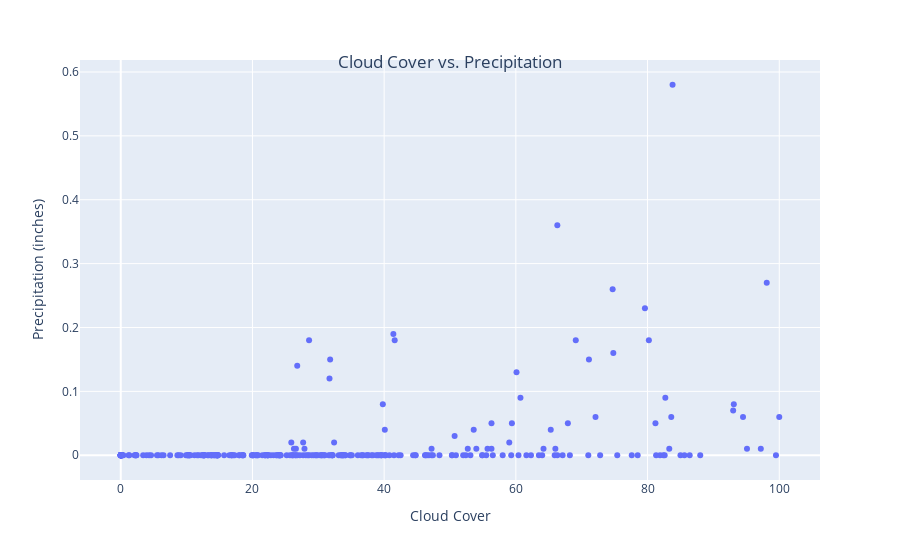

Notebook source saved alongside this figure:
### Code cell
fig = px.scatter(df, x = 'cloudcover', y = 'precip', labels = {'cloudcover' : "Cloud Cover", "precip": "Precipitation (inches)"})
fig.update_layout(
    title={
        'text': 'Cloud Cover vs. Precipitation',
        'y':0.9,
        'x':0.5,
        'xanchor': 'center',
        'yanchor': 'top'})

### Figure 1 — Plotly figure (JSON) as saved in the notebook; plotly's stock layout.template omitted (floating-point values rounded to 4 significant figures; data arrays with more than 128 entries replaced by an {"elided": "..."} marker saying what was removed)
{"data": [{"hovertemplate": "Cloud Cover=%{x}<br>Precipitation (inches)=%{y}<extra></extra>", "legendgroup": "", "marker": {"color": "#636efa", "symbol": "circle"}, "mode": "markers", "name": "", "orientation": "v", "showlegend": false, "type": "scatter", "x": {"elided": "289 float values"}, "xaxis": "x", "y": {"elided": "289 float values"}, "yaxis": "y"}], "layout": {"legend": {"tracegroupgap": 0}, "margin": {"t": 60}, "title": {"text": "Cloud Cover vs. Precipitation", "x": 0.5, "xanchor": "center", "y": 0.9, "yanchor": "top"}, "xaxis": {"anchor": "y", "domain": [0, 1], "title": {"text": "Cloud Cover"}}, "yaxis": {"anchor": "x", "domain": [0, 1], "title": {"text": "Precipitation (inches)"}}}}
